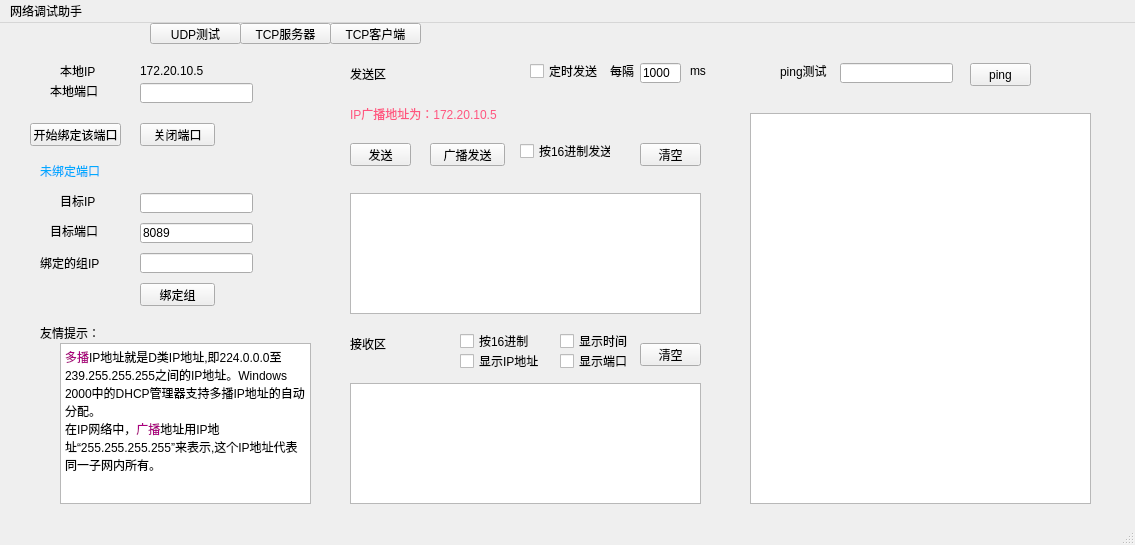
<?xml version="1.0" encoding="UTF-8"?>
<ui version="4.0">
 <class>MainWindow</class>
 <widget class="QMainWindow" name="MainWindow">
  <property name="geometry">
   <rect>
    <x>0</x>
    <y>0</y>
    <width>1135</width>
    <height>545</height>
   </rect>
  </property>
  <property name="windowTitle">
   <string>MainWindow</string>
  </property>
  <widget class="QWidget" name="centralwidget">
   <widget class="QPushButton" name="pushButton">
    <property name="geometry">
     <rect>
      <x>150</x>
      <y>0</y>
      <width>91</width>
      <height>21</height>
     </rect>
    </property>
    <property name="text">
     <string>UDP测试</string>
    </property>
   </widget>
   <widget class="QPushButton" name="pushButton_2">
    <property name="geometry">
     <rect>
      <x>240</x>
      <y>0</y>
      <width>91</width>
      <height>21</height>
     </rect>
    </property>
    <property name="text">
     <string>TCP服务器</string>
    </property>
   </widget>
   <widget class="QPushButton" name="pushButton_3">
    <property name="geometry">
     <rect>
      <x>330</x>
      <y>0</y>
      <width>91</width>
      <height>21</height>
     </rect>
    </property>
    <property name="text">
     <string>TCP客户端</string>
    </property>
   </widget>
   <widget class="QLabel" name="label">
    <property name="geometry">
     <rect>
      <x>60</x>
      <y>40</y>
      <width>41</width>
      <height>16</height>
     </rect>
    </property>
    <property name="text">
     <string>本地IP</string>
    </property>
   </widget>
   <widget class="QLabel" name="label_2">
    <property name="geometry">
     <rect>
      <x>140</x>
      <y>40</y>
      <width>81</width>
      <height>16</height>
     </rect>
    </property>
    <property name="text">
     <string>172.20.10.5</string>
    </property>
   </widget>
   <widget class="QLabel" name="label_3">
    <property name="geometry">
     <rect>
      <x>50</x>
      <y>60</y>
      <width>51</width>
      <height>16</height>
     </rect>
    </property>
    <property name="text">
     <string>本地端口</string>
    </property>
   </widget>
   <widget class="QLineEdit" name="lineEdit">
    <property name="geometry">
     <rect>
      <x>140</x>
      <y>60</y>
      <width>113</width>
      <height>20</height>
     </rect>
    </property>
   </widget>
   <widget class="QPushButton" name="pushButton_4">
    <property name="geometry">
     <rect>
      <x>30</x>
      <y>100</y>
      <width>91</width>
      <height>23</height>
     </rect>
    </property>
    <property name="text">
     <string>开始绑定该端口</string>
    </property>
   </widget>
   <widget class="QPushButton" name="pushButton_5">
    <property name="geometry">
     <rect>
      <x>140</x>
      <y>100</y>
      <width>75</width>
      <height>23</height>
     </rect>
    </property>
    <property name="text">
     <string>关闭端口</string>
    </property>
   </widget>
   <widget class="QLabel" name="label_4">
    <property name="geometry">
     <rect>
      <x>40</x>
      <y>140</y>
      <width>61</width>
      <height>16</height>
     </rect>
    </property>
    <property name="styleSheet">
     <string notr="true">color: rgb(0, 170, 255);</string>
    </property>
    <property name="text">
     <string>未绑定端口</string>
    </property>
   </widget>
   <widget class="QLineEdit" name="lineEdit_2">
    <property name="geometry">
     <rect>
      <x>140</x>
      <y>170</y>
      <width>113</width>
      <height>20</height>
     </rect>
    </property>
   </widget>
   <widget class="QLabel" name="label_5">
    <property name="geometry">
     <rect>
      <x>60</x>
      <y>170</y>
      <width>41</width>
      <height>16</height>
     </rect>
    </property>
    <property name="text">
     <string>目标IP</string>
    </property>
   </widget>
   <widget class="QLineEdit" name="lineEdit_3">
    <property name="geometry">
     <rect>
      <x>140</x>
      <y>200</y>
      <width>113</width>
      <height>20</height>
     </rect>
    </property>
    <property name="text">
     <string>8089</string>
    </property>
   </widget>
   <widget class="QLabel" name="label_6">
    <property name="geometry">
     <rect>
      <x>50</x>
      <y>200</y>
      <width>51</width>
      <height>16</height>
     </rect>
    </property>
    <property name="text">
     <string>目标端口</string>
    </property>
   </widget>
   <widget class="QLineEdit" name="lineEdit_4">
    <property name="geometry">
     <rect>
      <x>140</x>
      <y>230</y>
      <width>113</width>
      <height>20</height>
     </rect>
    </property>
   </widget>
   <widget class="QLabel" name="label_7">
    <property name="geometry">
     <rect>
      <x>40</x>
      <y>230</y>
      <width>61</width>
      <height>20</height>
     </rect>
    </property>
    <property name="text">
     <string>绑定的组IP</string>
    </property>
   </widget>
   <widget class="QPushButton" name="pushButton_6">
    <property name="geometry">
     <rect>
      <x>140</x>
      <y>260</y>
      <width>75</width>
      <height>23</height>
     </rect>
    </property>
    <property name="text">
     <string>绑定组</string>
    </property>
   </widget>
   <widget class="QLabel" name="label_8">
    <property name="geometry">
     <rect>
      <x>40</x>
      <y>300</y>
      <width>61</width>
      <height>20</height>
     </rect>
    </property>
    <property name="text">
     <string>友情提示：</string>
    </property>
   </widget>
   <widget class="QTextEdit" name="textEdit">
    <property name="geometry">
     <rect>
      <x>60</x>
      <y>320</y>
      <width>251</width>
      <height>161</height>
     </rect>
    </property>
    <property name="html">
     <string>&lt;!DOCTYPE HTML PUBLIC &quot;-//W3C//DTD HTML 4.0//EN&quot; &quot;http://www.w3.org/TR/REC-html40/strict.dtd&quot;&gt;
&lt;html&gt;&lt;head&gt;&lt;meta name=&quot;qrichtext&quot; content=&quot;1&quot; /&gt;&lt;style type=&quot;text/css&quot;&gt;
p, li { white-space: pre-wrap; }
&lt;/style&gt;&lt;/head&gt;&lt;body style=&quot; font-family:'SimSun'; font-size:9pt; font-weight:400; font-style:normal;&quot;&gt;
&lt;p style=&quot; margin-top:0px; margin-bottom:0px; margin-left:0px; margin-right:0px; -qt-block-indent:0; text-indent:0px;&quot;&gt;&lt;span style=&quot; color:#aa007f;&quot;&gt;多播&lt;/span&gt;IP地址就是D类IP地址,即224.0.0.0至239.255.255.255之间的IP地址。Windows 2000中的DHCP管理器支持多播IP地址的自动分配。&lt;/p&gt;
&lt;p style=&quot; margin-top:0px; margin-bottom:0px; margin-left:0px; margin-right:0px; -qt-block-indent:0; text-indent:0px;&quot;&gt;在IP网络中，&lt;span style=&quot; color:#aa007f;&quot;&gt;广播&lt;/span&gt;地址用IP地址“255.255.255.255”来表示,这个IP地址代表同一子网内所有。&lt;/p&gt;&lt;/body&gt;&lt;/html&gt;</string>
    </property>
   </widget>
   <widget class="QLabel" name="label_9">
    <property name="geometry">
     <rect>
      <x>350</x>
      <y>30</y>
      <width>61</width>
      <height>41</height>
     </rect>
    </property>
    <property name="styleSheet">
     <string notr="true">font: 14pt &quot;Agency FB&quot;;</string>
    </property>
    <property name="text">
     <string>发送区</string>
    </property>
    <property name="textFormat">
     <enum>Qt::AutoText</enum>
    </property>
    <property name="margin">
     <number>0</number>
    </property>
   </widget>
   <widget class="QCheckBox" name="checkBox">
    <property name="geometry">
     <rect>
      <x>530</x>
      <y>40</y>
      <width>71</width>
      <height>16</height>
     </rect>
    </property>
    <property name="text">
     <string>定时发送</string>
    </property>
   </widget>
   <widget class="QLabel" name="label_10">
    <property name="geometry">
     <rect>
      <x>610</x>
      <y>40</y>
      <width>31</width>
      <height>16</height>
     </rect>
    </property>
    <property name="text">
     <string>每隔</string>
    </property>
   </widget>
   <widget class="QLabel" name="label_11">
    <property name="geometry">
     <rect>
      <x>690</x>
      <y>40</y>
      <width>16</width>
      <height>16</height>
     </rect>
    </property>
    <property name="text">
     <string>ms</string>
    </property>
   </widget>
   <widget class="QLineEdit" name="lineEdit_5">
    <property name="geometry">
     <rect>
      <x>640</x>
      <y>40</y>
      <width>41</width>
      <height>20</height>
     </rect>
    </property>
    <property name="text">
     <string>1000</string>
    </property>
   </widget>
   <widget class="QLabel" name="label_12">
    <property name="geometry">
     <rect>
      <x>350</x>
      <y>80</y>
      <width>181</width>
      <height>21</height>
     </rect>
    </property>
    <property name="styleSheet">
     <string notr="true">color: rgb(255, 85, 127);</string>
    </property>
    <property name="text">
     <string>IP广播地址为：172.20.10.5</string>
    </property>
   </widget>
   <widget class="QPushButton" name="pushButton_7">
    <property name="geometry">
     <rect>
      <x>350</x>
      <y>120</y>
      <width>61</width>
      <height>23</height>
     </rect>
    </property>
    <property name="text">
     <string>发送</string>
    </property>
   </widget>
   <widget class="QPushButton" name="pushButton_8">
    <property name="geometry">
     <rect>
      <x>430</x>
      <y>120</y>
      <width>75</width>
      <height>23</height>
     </rect>
    </property>
    <property name="text">
     <string>广播发送</string>
    </property>
   </widget>
   <widget class="QCheckBox" name="checkBox_2">
    <property name="geometry">
     <rect>
      <x>520</x>
      <y>120</y>
      <width>91</width>
      <height>16</height>
     </rect>
    </property>
    <property name="text">
     <string>按16进制发送</string>
    </property>
   </widget>
   <widget class="QPushButton" name="pushButton_9">
    <property name="geometry">
     <rect>
      <x>640</x>
      <y>120</y>
      <width>61</width>
      <height>23</height>
     </rect>
    </property>
    <property name="text">
     <string>清空</string>
    </property>
   </widget>
   <widget class="QTextEdit" name="textEdit_2">
    <property name="geometry">
     <rect>
      <x>350</x>
      <y>170</y>
      <width>351</width>
      <height>121</height>
     </rect>
    </property>
    <property name="html">
     <string>&lt;!DOCTYPE HTML PUBLIC &quot;-//W3C//DTD HTML 4.0//EN&quot; &quot;http://www.w3.org/TR/REC-html40/strict.dtd&quot;&gt;
&lt;html&gt;&lt;head&gt;&lt;meta name=&quot;qrichtext&quot; content=&quot;1&quot; /&gt;&lt;style type=&quot;text/css&quot;&gt;
p, li { white-space: pre-wrap; }
&lt;/style&gt;&lt;/head&gt;&lt;body style=&quot; font-family:'SimSun'; font-size:9pt; font-weight:400; font-style:normal;&quot;&gt;
&lt;p style=&quot;-qt-paragraph-type:empty; margin-top:0px; margin-bottom:0px; margin-left:0px; margin-right:0px; -qt-block-indent:0; text-indent:0px;&quot;&gt;&lt;br /&gt;&lt;/p&gt;&lt;/body&gt;&lt;/html&gt;</string>
    </property>
   </widget>
   <widget class="QLabel" name="label_13">
    <property name="geometry">
     <rect>
      <x>350</x>
      <y>300</y>
      <width>61</width>
      <height>41</height>
     </rect>
    </property>
    <property name="styleSheet">
     <string notr="true">font: 14pt &quot;Agency FB&quot;;</string>
    </property>
    <property name="text">
     <string>接收区</string>
    </property>
    <property name="textFormat">
     <enum>Qt::AutoText</enum>
    </property>
    <property name="margin">
     <number>0</number>
    </property>
   </widget>
   <widget class="QCheckBox" name="checkBox_3">
    <property name="geometry">
     <rect>
      <x>460</x>
      <y>310</y>
      <width>71</width>
      <height>16</height>
     </rect>
    </property>
    <property name="text">
     <string>按16进制</string>
    </property>
   </widget>
   <widget class="QCheckBox" name="checkBox_4">
    <property name="geometry">
     <rect>
      <x>460</x>
      <y>330</y>
      <width>91</width>
      <height>16</height>
     </rect>
    </property>
    <property name="text">
     <string>显示IP地址</string>
    </property>
   </widget>
   <widget class="QCheckBox" name="checkBox_5">
    <property name="geometry">
     <rect>
      <x>560</x>
      <y>310</y>
      <width>71</width>
      <height>16</height>
     </rect>
    </property>
    <property name="text">
     <string>显示时间</string>
    </property>
   </widget>
   <widget class="QCheckBox" name="checkBox_6">
    <property name="geometry">
     <rect>
      <x>560</x>
      <y>330</y>
      <width>71</width>
      <height>16</height>
     </rect>
    </property>
    <property name="text">
     <string>显示端口</string>
    </property>
   </widget>
   <widget class="QPushButton" name="pushButton_10">
    <property name="geometry">
     <rect>
      <x>640</x>
      <y>320</y>
      <width>61</width>
      <height>23</height>
     </rect>
    </property>
    <property name="text">
     <string>清空</string>
    </property>
   </widget>
   <widget class="QTextEdit" name="textEdit_3">
    <property name="geometry">
     <rect>
      <x>350</x>
      <y>360</y>
      <width>351</width>
      <height>121</height>
     </rect>
    </property>
    <property name="html">
     <string>&lt;!DOCTYPE HTML PUBLIC &quot;-//W3C//DTD HTML 4.0//EN&quot; &quot;http://www.w3.org/TR/REC-html40/strict.dtd&quot;&gt;
&lt;html&gt;&lt;head&gt;&lt;meta name=&quot;qrichtext&quot; content=&quot;1&quot; /&gt;&lt;style type=&quot;text/css&quot;&gt;
p, li { white-space: pre-wrap; }
&lt;/style&gt;&lt;/head&gt;&lt;body style=&quot; font-family:'SimSun'; font-size:9pt; font-weight:400; font-style:normal;&quot;&gt;
&lt;p style=&quot;-qt-paragraph-type:empty; margin-top:0px; margin-bottom:0px; margin-left:0px; margin-right:0px; -qt-block-indent:0; text-indent:0px;&quot;&gt;&lt;br /&gt;&lt;/p&gt;&lt;/body&gt;&lt;/html&gt;</string>
    </property>
   </widget>
   <widget class="QLineEdit" name="lineEdit_6">
    <property name="geometry">
     <rect>
      <x>840</x>
      <y>40</y>
      <width>113</width>
      <height>20</height>
     </rect>
    </property>
   </widget>
   <widget class="QLabel" name="label_14">
    <property name="geometry">
     <rect>
      <x>780</x>
      <y>40</y>
      <width>51</width>
      <height>16</height>
     </rect>
    </property>
    <property name="text">
     <string>ping测试</string>
    </property>
   </widget>
   <widget class="QPushButton" name="pushButton_11">
    <property name="geometry">
     <rect>
      <x>970</x>
      <y>40</y>
      <width>61</width>
      <height>23</height>
     </rect>
    </property>
    <property name="text">
     <string>ping</string>
    </property>
   </widget>
   <widget class="QTextBrowser" name="textBrowser">
    <property name="geometry">
     <rect>
      <x>750</x>
      <y>90</y>
      <width>341</width>
      <height>391</height>
     </rect>
    </property>
   </widget>
  </widget>
  <widget class="QMenuBar" name="menubar">
   <property name="geometry">
    <rect>
     <x>0</x>
     <y>0</y>
     <width>1135</width>
     <height>23</height>
    </rect>
   </property>
   <widget class="QMenu" name="menu">
    <property name="title">
     <string>网络调试助手</string>
    </property>
   </widget>
   <addaction name="menu"/>
  </widget>
  <widget class="QStatusBar" name="statusbar"/>
 </widget>
 <resources/>
 <connections/>
</ui>
